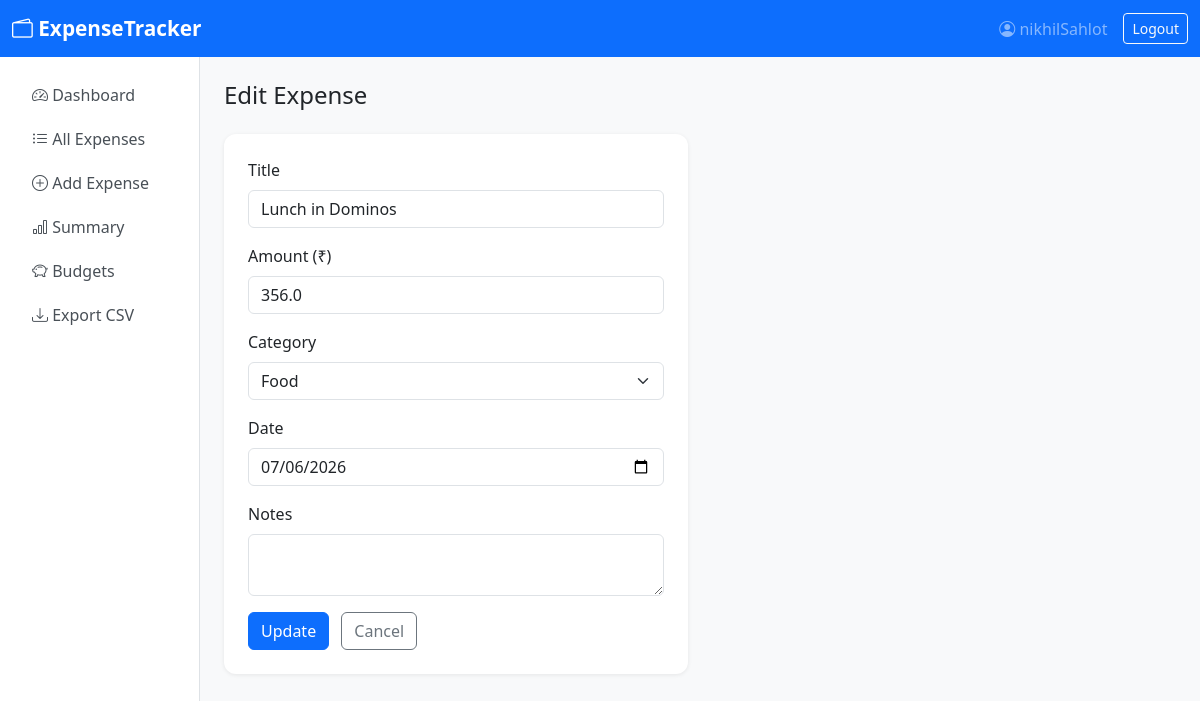
The app's page /edit/2 (signed in) with its own data.
### tables this page shows
CREATE TABLE expenses (
            id INTEGER PRIMARY KEY AUTOINCREMENT,
            user_id INTEGER NOT NULL,
            title TEXT NOT NULL,
            amount REAL NOT NULL,
            category TEXT NOT NULL,
            date TEXT NOT NULL,
            notes TEXT,
            created_at TIMESTAMP DEFAULT CURRENT_TIMESTAMP,
            FOREIGN KEY (user_id) REFERENCES users(id)
        );

### app.py (the view, shortened to what this page needs)
@app.route('/edit/<int:expense_id>', methods=['GET', 'POST'])
@login_required
def edit_expense(expense_id):
    conn = get_db()
    expense = conn.execute(
        'SELECT * FROM expenses WHERE id=? AND user_id=?', (expense_id, session['user_id'])
    ).fetchone()
    if not expense:
        conn.close()
        flash('Expense not found.', 'danger')
        return redirect(url_for('expenses'))
    conn.close()
    return render_template('edit_expense.html', expense=expense, categories=CATEGORIES)

### app.py (called while the page is built)
def get_db():
    conn = sqlite3.connect(DATABASE)
    conn.row_factory = sqlite3.Row
    return conn

def login_required(f):
    @wraps(f)
    def decorated(*args, **kwargs):
        if 'user_id' not in session:
            return redirect(url_for('login'))
        return f(*args, **kwargs)
    return decorated

### templates/edit_expense.html (shortened to what this page needs)
{% extends 'base.html' %}
{% block content %}
<div class="row">
  <div class="col-md-6">
    <h4 class="mb-4">Edit Expense</h4>
    <div class="card p-4">
      <form method="POST">
        <div class="mb-3">
          <label class="form-label">Title</label>
          <input name="title" class="form-control" value="{{ expense['title'] }}" required>
        </div>
        <div class="mb-3">
          <label class="form-label">Amount (₹)</label>
          <input name="amount" type="number" step="0.01" min="0.01" class="form-control" value="{{ expense['amount'] }}" required>
        </div>
        <div class="mb-3">
          <label class="form-label">Category</label>
          <select name="category" class="form-select">
            {% for c in categories %}
            <option {% if c == expense['category'] %}selected{% endif %}>{{ c }}</option>
            {% endfor %}
          </select>
        </div>
        <div class="mb-3">
          <label class="form-label">Date</label>
          <input name="date" type="date" class="form-control" value="{{ expense['date'] }}" required>
        </div>
        <div class="mb-3">
          <label class="form-label">Notes</label>
          <textarea name="notes" class="form-control" rows="2">{{ expense['notes'] or '' }}</textarea>
        </div>
        <button class="btn btn-primary">Update</button>
        <a href="/expenses" class="btn btn-outline-secondary ms-2">Cancel</a>
      </form>
    </div>
  </div>
</div>
{% endblock %}

### templates/base.html (style rules this page uses)
body { background: #f8f9fa; }
.card { border: none; box-shadow: 0 1px 4px rgba(0,0,0,.08); border-radius: 12px; }

### records on screen
expenses: title "Lunch in Dominos", amount "356.0", category "Food", date "07/06/2026"

### other values on screen
{{ session.username }} "nikhilSahlot"
